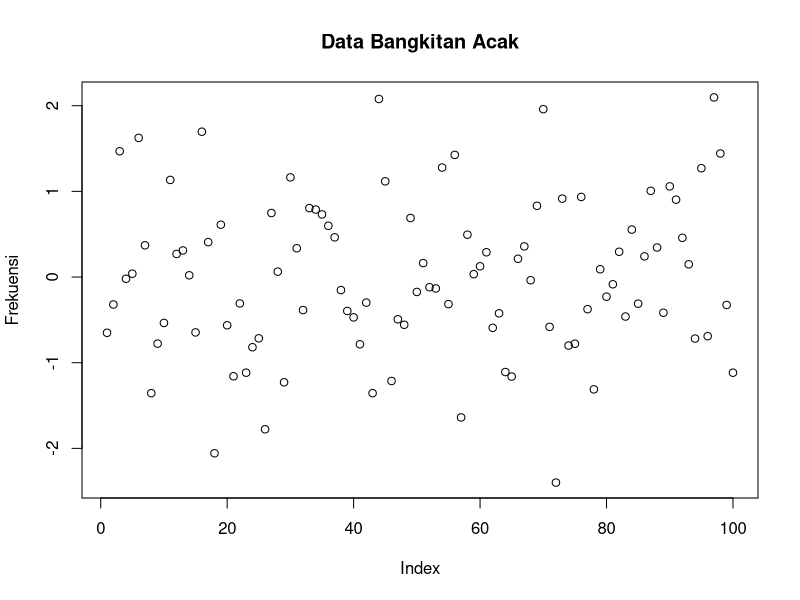
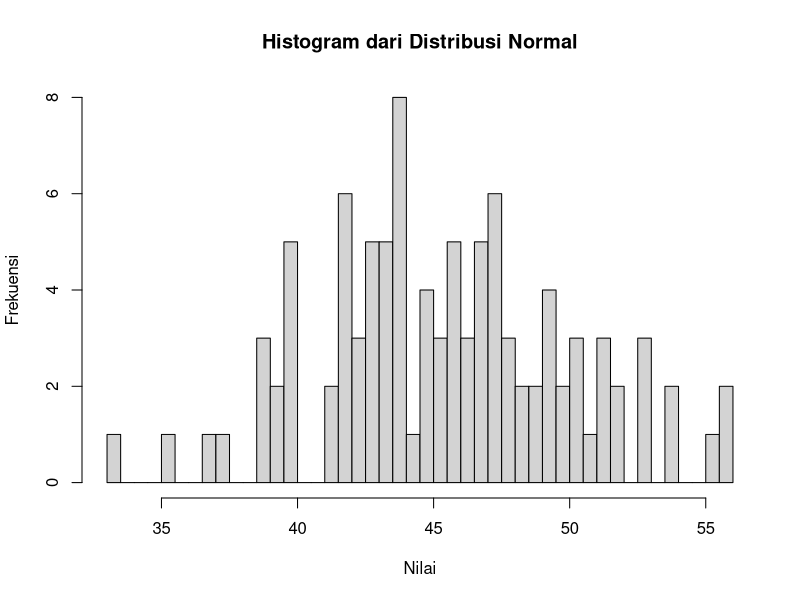

Generate these figures, in order, with R:
# Nama : Gabriella Natasya Br Ginting
# NRP  : 5025211081
# Kelas: Probstat C

# Soal Nomor 4

# Diketahui data bangkitan acak sebanyak 100 dengan mean = 45 dan sd = 5. Tentukan:

# --a
# Fungsi probabilitas dari distribusi Normal P(X1 ≤ x ≤ X2), hitung z-scorenya dan plot 
# data bangkitan acaknya dalam bentuk grafik. Petunjuk (gunakanfungsi plot()).

# Keterangan:
# X1 = Bilangan bulat terdekat di bawah rata-rata
# X2 = Bilangan bulat terdekat di atas rata-rata
# Contoh data:
# 11
# 1,2,4,2,6,3,10,11,5,3,6,8
# rata-rata = 5.083333
# X1 = 5
# X2 = 6

set.seed(123)

n <- 100
mean <- 45
sd <- 5

val = rnorm(n, mean, sd)

res = mean(val)

val1 = floor(res)
val2 = ceiling(res)

val1
val2

# P(X1 ≤ x ≤ X2)
pnorm(val2, mean, sd) - pnorm(val1, mean, sd)

# z-score
(val - res) / sd

plot((val - res) / sd, main = "Data Bangkitan Acak", xlab = "Index", ylab = "Frekuensi")

# --b
# Gambarkan histogram dari distribusi Normal dengan breaks 50

set.seed(123)

n <- 100

mean <- 45
sd <- 5

val <- rnorm(n, mean, sd)

hist(val, breaks = 50, main = "Histogram dari Distribusi Normal", xlab = "Nilai", ylab = "Frekuensi")

# --c
# Nilai varian (σ²) dari hasil data bangkitan acak distribusi Normal.

set.seed(123)

var(val)